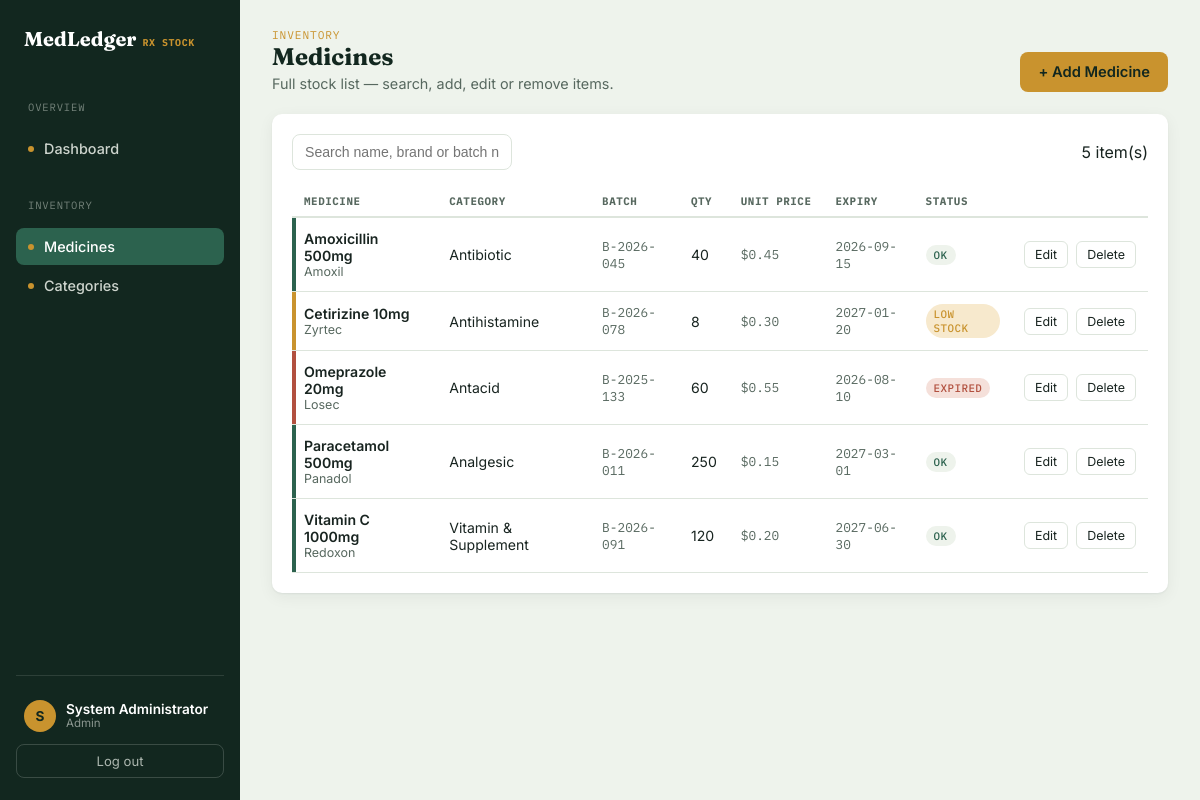
The page /medicines.php (signed in) on the database its author committed.
### tables this page shows
CREATE TABLE IF NOT EXISTS medicines (
    id            INT AUTO_INCREMENT PRIMARY KEY,
    name          VARCHAR(120) NOT NULL,
    brand         VARCHAR(120) DEFAULT NULL,
    category_id   INT DEFAULT NULL,
    batch_no      VARCHAR(60)  DEFAULT NULL,
    quantity      INT NOT NULL DEFAULT 0,
    reorder_level INT NOT NULL DEFAULT 10,
    unit_price    DECIMAL(10,2) NOT NULL DEFAULT 0.00,
    expiry_date   DATE DEFAULT NULL,
    created_at    TIMESTAMP DEFAULT CURRENT_TIMESTAMP,
    updated_at    TIMESTAMP DEFAULT CURRENT_TIMESTAMP ON UPDATE CURRENT_TIMESTAMP,
    CONSTRAINT fk_medicines_category
        FOREIGN KEY (category_id) REFERENCES categories(id)
        ON DELETE SET NULL
);

CREATE TABLE IF NOT EXISTS categories (
    id          INT AUTO_INCREMENT PRIMARY KEY,
    name        VARCHAR(80) NOT NULL UNIQUE,
    description VARCHAR(255) DEFAULT NULL,
    created_at  TIMESTAMP DEFAULT CURRENT_TIMESTAMP
);

### includes/auth.php (called while the page is built, shortened)
<?php
function h(?string $value): string
{
    return htmlspecialchars($value ?? '', ENT_QUOTES, 'UTF-8');
}

### medicines.php (the view, shortened to what this page needs)
<?php
require_once __DIR__ . '/includes/auth.php';
$search = trim($_GET['q'] ?? '');
if ($search !== '') {
    $stmt = $pdo->prepare(
        "SELECT m.*, c.name AS category_name
         FROM medicines m
         LEFT JOIN categories c ON c.id = m.category_id
         WHERE m.name LIKE ? OR m.brand LIKE ? OR m.batch_no LIKE ?
         ORDER BY m.name ASC"
    );
    $like = '%' . $search . '%';
    $stmt->execute([$like, $like, $like]);
} else {
    $stmt = $pdo->query(
        "SELECT m.*, c.name AS category_name
         FROM medicines m
         LEFT JOIN categories c ON c.id = m.category_id
         ORDER BY m.name ASC"
    );
}
$medicines = $stmt->fetchAll();
require __DIR__ . '/includes/header.php';
?>
<div class="page-head">
  <div>
    <p class="eyebrow">Inventory</p>
    <h1>Medicines</h1>
    <p class="desc">Full stock list — search, add, edit or remove items.</p>
  </div>
  <a href="medicine_form.php" class="btn btn-amber">+ Add Medicine</a>
</div>
<div class="panel">
  <div class="toolbar">
    <form method="get" class="search-box">
      <input type="text" name="q" placeholder="Search name, brand or batch no…" value="<?= h($search) ?>">
    </form>
    <span class="desc"><?= count($medicines) ?> item(s)</span>
  </div>
  <div class="table-wrap">
  <?php if (empty($medicines)): ?>
    <div class="empty-state">
      <div class="glyph">⌀</div>
      No medicines found. <a href="medicine_form.php">Add the first one</a>.
    </div>
  <?php else: ?>
    <table class="ledger">
      <thead>
        <tr>
          <th>Medicine</th>
          <th>Category</th>
          <th>Batch</th>
          <th>Qty</th>
          <th>Unit price</th>
          <th>Expiry</th>
          <th>Status</th>
          <th></th>
        </tr>
      </thead>
      <tbody>
        <?php foreach ($medicines as $m):
            $isExpired = $m['expiry_date'] && $m['expiry_date'] < date('Y-m-d');
            $isLow = $m['quantity'] <= $m['reorder_level'];
            $rowClass = $isExpired ? 'status-expired' : ($isLow ? 'status-low' : 'status-ok');
        ?>
        <tr class="<?= $rowClass ?>">
          <td>
            <div class="med-name"><?= h($m['name']) ?></div>
            <div class="med-brand"><?= h($m['brand'] ?: '—') ?></div>
          </td>
          <td><?= h($m['category_name'] ?: 'Uncategorized') ?></td>
          <td class="batch"><?= h($m['batch_no'] ?: '—') ?></td>
          <td><?= (int) $m['quantity'] ?></td>
          <td class="batch">$<?= number_format((float) $m['unit_price'], 2) ?></td>
          <td class="batch"><?= h($m['expiry_date'] ?: '—') ?></td>
          <td>
            <?php if ($isExpired): ?>
              <span class="badge badge-expired">Expired</span>
            <?php elseif ($isLow): ?>
              <span class="badge badge-low">Low stock</span>
            <?php else: ?>
              <span class="badge badge-ok">OK</span>
            <?php endif; ?>
          </td>
          <td>
            <div class="row-actions">
              <a href="medicine_form.php?id=<?= (int) $m['id'] ?>">Edit</a>
              <form class="confirm-delete" method="post" action="medicine_delete.php" style="display:inline">
                <button type="submit" class="del">Delete</button>
              </form>
            </div>
          </td>
        </tr>
        <?php endforeach; ?>
      </tbody>
    </table>
  <?php endif; ?>
  </div>
</div>
<?php require __DIR__ . '/includes/footer.php'; ?>

### assets/js/style.css (style rules this page uses)
:root { --pine-900: #12271f; --pine-800: #1f4a3c; --pine-700: #2c624e; --sage-100: #eef3ec; --sage-50: #f6f9f4; --parchment: #fbf8f1; --amber-600: #c9932e; --amber-100: #f7e9cd; --clay-600: #b2503f; --clay-100: #f5e0da; --ink-900: #182420; --ink-600: #57685f; --ink-300: #b9c4bd; --line: #dde5dc; --white: #ffffff; --font-display: 'Fraunces', Georgia, serif; --font-body: 'Inter', system-ui, sans-serif; --font-mono: 'IBM Plex Mono', ui-monospace, monospace; --radius: 10px; --shadow-card: 0 1px 2px rgba(18,39,31,0.06), 0 4px 16px rgba(18,39,31,0.06); }
* { box-sizing: border-box; }
html, body { margin: 0; padding: 0; }
body { font-family: var(--font-body); background: var(--sage-100); color: var(--ink-900); -webkit-font-smoothing: antialiased; }
a { color: inherit; }
h1, h2, h3, .brand { font-family: var(--font-display); }
.btn { display: inline-flex; align-items: center; justify-content: center; gap: 8px; border: none; border-radius: 8px; padding: 11px 18px; font-family: var(--font-body); font-weight: 600; font-size: 0.92rem; cursor: pointer; text-decoration: none; }
.btn-amber { background: var(--amber-600); color: var(--pine-900); }
.page-head { display: flex; align-items: flex-end; justify-content: space-between; gap: 16px; margin-bottom: 22px; flex-wrap: wrap; }
.page-head h1 { font-size: 1.5rem; margin: 0 0 4px; color: var(--pine-900); }
.page-head .eyebrow { font-family: var(--font-mono); font-size: 0.7rem; text-transform: uppercase; letter-spacing: 0.08em; color: var(--amber-600); margin: 0; }
.page-head p.desc { margin: 4px 0 0; color: var(--ink-600); font-size: 0.9rem; }
.panel { background: var(--white); border-radius: var(--radius); box-shadow: var(--shadow-card); padding: 20px; margin-bottom: 24px; }
.table-wrap { overflow-x: auto; }
table.ledger { width: 100%; border-collapse: collapse; font-size: 0.88rem; }
table.ledger th { text-align: left; font-family: var(--font-mono); font-size: 0.68rem; text-transform: uppercase; letter-spacing: 0.05em; color: var(--ink-600); padding: 8px 12px; border-bottom: 2px solid var(--line); white-space: nowrap; }
table.ledger td { padding: 12px; border-bottom: 1px solid var(--line); vertical-align: middle; }
table.ledger tr.status-ok td:first-child { box-shadow: inset 4px 0 0 var(--pine-700); }
table.ledger tr.status-low td:first-child { box-shadow: inset 4px 0 0 var(--amber-600); }
table.ledger tr.status-expired td:first-child { box-shadow: inset 4px 0 0 var(--clay-600); }
table.ledger .batch { font-family: var(--font-mono); font-size: 0.8rem; color: var(--ink-600); }
table.ledger .med-name { font-weight: 600; color: var(--ink-900); }
table.ledger .med-brand { font-size: 0.78rem; color: var(--ink-600); }
.badge { display: inline-block; font-family: var(--font-mono); font-size: 0.68rem; text-transform: uppercase; letter-spacing: 0.04em; padding: 3px 8px; border-radius: 20px; font-weight: 500; }
.badge-ok { background: var(--sage-100); color: var(--pine-700); }
.badge-low { background: var(--amber-100); color: var(--amber-600); }
.badge-expired { background: var(--clay-100); color: var(--clay-600); }
.row-actions { display: flex; gap: 8px; white-space: nowrap; }
.row-actions a, .row-actions button { font-size: 0.78rem; text-decoration: none; padding: 5px 10px; border-radius: 6px; border: 1px solid var(--line); background: var(--white); color: var(--ink-900); cursor: pointer; font-family: var(--font-body); }
.toolbar { display: flex; justify-content: space-between; align-items: center; margin-bottom: 16px; gap: 12px; flex-wrap: wrap; }
.search-box input { padding: 9px 12px; border: 1px solid var(--line); border-radius: 8px; font-size: 0.88rem; min-width: 220px; }

### rows shown on the page
medicines: name "Amoxicillin 500mg", brand "Amoxil", category.name "Antibiotic", batch_no "B-2026-045", quantity "40", unit_price "0.45", expiry_date "2026-09-15", reorder_level "OK"
medicines: name "Cetirizine 10mg", brand "Zyrtec", category.name "Antihistamine", batch_no "B-2026-078", quantity "8", unit_price "0.30", expiry_date "2027-01-20", reorder_level "LOW STOCK"
medicines: name "Omeprazole 20mg", brand "Losec", category.name "Antacid", batch_no "B-2025-133", quantity "60", unit_price "0.55", expiry_date "2026-08-10", shows "EXPIRED"
medicines: name "Paracetamol 500mg", brand "Panadol", category.name "Analgesic", batch_no "B-2026-011", quantity "250", unit_price "0.15", expiry_date "2027-03-01", reorder_level "OK"
medicines: name "Vitamin C 1000mg", brand "Redoxon", category.name "Vitamin & Supplement", batch_no "B-2026-091", quantity "120", unit_price "0.20", expiry_date "2027-06-30", reorder_level "OK"

### other values the page prints
$initial "S"
$user['full_name'] ?: $user['username'] "System Administrator"
$user['role'] "Admin"
count($medicines) "5"
